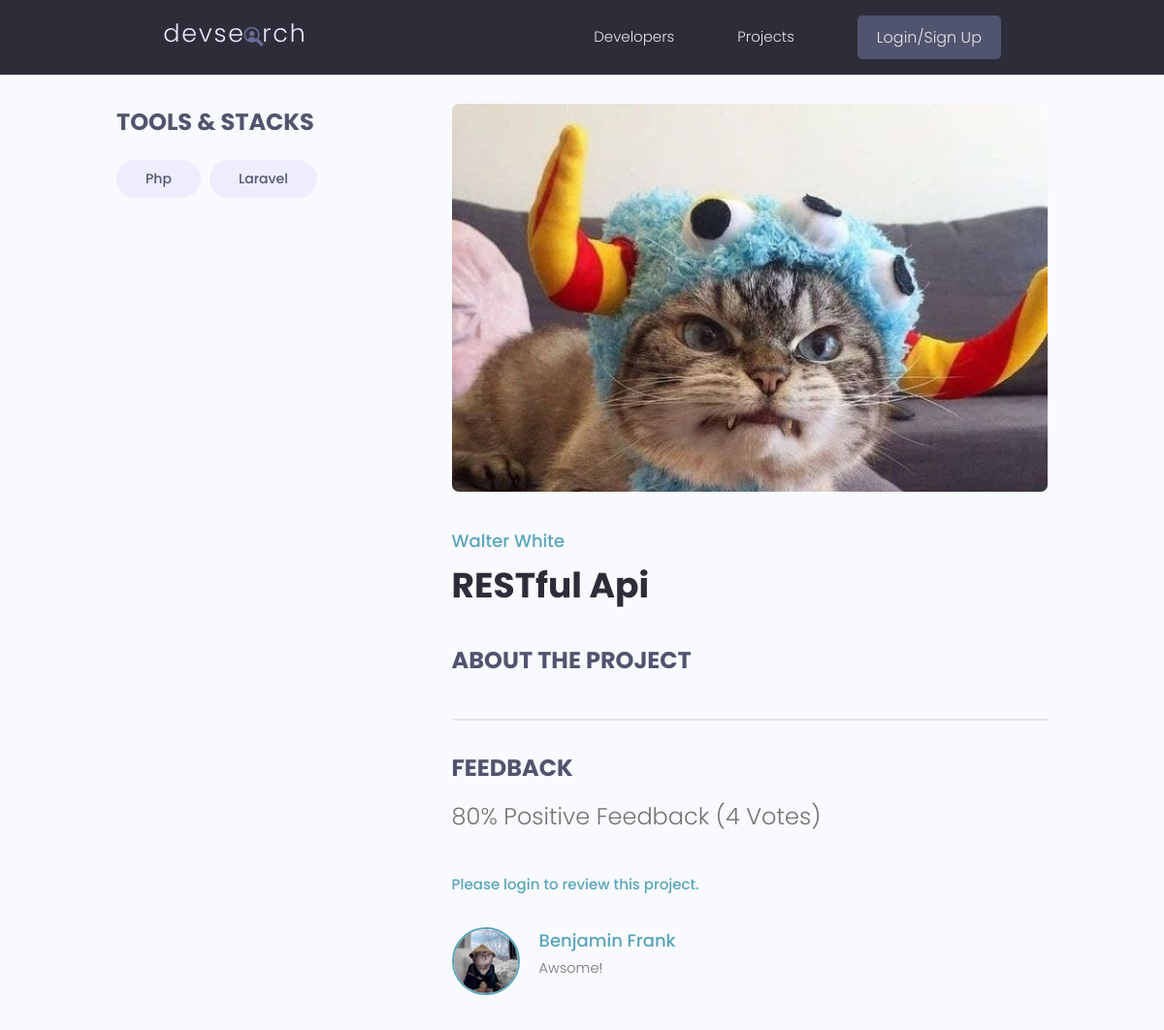
The app's page /projects/project/5d766824-4c90-425b-80b8-2d6dec9fea94 with its own data.
### projects/models.py (models this page shows, shortened)
class Tag(models.Model):
    name = models.CharField(max_length=200)
    created = models.DateTimeField(auto_now_add=True)
    id = models.UUIDField(default=uuid.uuid4, unique=True, primary_key=True, editable=False)
    def __str__(self):
        return self.name

class Project(models.Model):
    owner = models.ForeignKey(Profile, null=True, blank=True, on_delete=models.SET_NULL)
    title = models.CharField(max_length=200)
    description = models.TextField(null=True, blank=True)
    featured_image = models.ImageField(null=True, blank=True, default='default.jpg')
    demo_link = models.CharField(max_length=400, null=True, blank=True)
    source_link = models.CharField(max_length=400, null=True, blank=True)
    tags = models.ManyToManyField('Tag', blank=True)
    vote_total = models.IntegerField(default=0, null=True, blank=True)
    vote_ratio = models.IntegerField(default=0, null=True, blank=True)
    created = models.DateTimeField(auto_now_add=True)
    id = models.UUIDField(default=uuid.uuid4, unique=True, primary_key=True, editable=False)
    @property
    def reviewers(self):
        queryset = self.review_set.all().values_list('owner__id', flat=True)
        return queryset
    class Meta:
        ordering = ['-vote_ratio', '-vote_total', 'title']

class Review(models.Model):
    VOTE_TYPE = (
        ('up', 'Up Vote'),
        ('down', 'Down Vote'),
    )
    owner = models.ForeignKey(Profile, on_delete=models.CASCADE, null=True)
    project = models.ForeignKey(Project, on_delete=models.CASCADE)
    body = models.TextField(null=True, blank=True)
    value = models.CharField(max_length=200, choices=VOTE_TYPE)
    created = models.DateTimeField(auto_now_add=True)
    id = models.UUIDField(default=uuid.uuid4, unique=True, primary_key=True, editable=False)
    class Meta:
        unique_together = [['owner', 'project']]

### users/models.py (models this page shows, shortened)
class Profile(models.Model):
    user = models.OneToOneField(User, on_delete=models.CASCADE, null=True, blank=True)
    name = models.CharField(max_length=100, blank=True, null=True)
    username = models.CharField(max_length=100, blank=True, null=True)
    location = models.CharField(max_length=100, blank=True, null=True)
    email = models.EmailField(max_length=100, blank=True, null=True)
    short_intro = models.CharField(max_length=150, blank=True, null=True)
    bio = models.TextField(blank=True, null=True)
    profile_image = models.ImageField(null=True, blank=True,
                                      upload_to='profiles/', default='profiles/default-profile.jpg')
    social_github = models.CharField(max_length=150, blank=True, null=True)
    social_twitter = models.CharField(max_length=150, blank=True, null=True)
    social_linkedin = models.CharField(max_length=150, blank=True, null=True)
    social_youtube = models.CharField(max_length=150, blank=True, null=True)
    social_website = models.CharField(max_length=150, blank=True, null=True)
    created = models.DateTimeField(auto_now_add=True)
    id = models.UUIDField(default=uuid.uuid4, unique=True, primary_key=True, editable=False)

### projects/views.py (the view, shortened to what this page needs)
# urls.py: path('project/<str:pk>', views.project, name="project"),
def project(request, pk):
    projectObj = Project.objects.get(id=pk)
    form = ReviewForm()\
    content = {'project': projectObj, 'form': form}
    return render(request, 'projects/project.html', content)

### projects/templates/projects/project.html (shortened to what this page needs)
{% extends 'main.html' %}
{% block content %}
<main class="singleProject my-md">
    <div class="container">
      <div class="layout">
        <div class="column column--1of3">
          <h3 class="singleProject__subtitle">Tools & Stacks</h3>
          <div class="singleProject__toolStack">
            {% for tag in project.tags.all %}
                <span class="tag tag--pill tag--sub tag--lg">
                  <small>{{ tag }}</small>
                </span>
            {% endfor %}
          </div>
        </div>
        <div class="column column--2of3">
          <img class="singleProject__preview" src="{{ project.featured_image.url }}" alt="portfolio thumbnail" />
          <a href="{% url 'profile' project.owner.id %}" class="singleProject__developer">{{ project.owner.name }}</a>
          <h2 class="singleProject__title">{{ project.title }}</h2>
          <h3 class="singleProject__subtitle">About the Project</h3>
          <div class="comments">
            <h3 class="singleProject__subtitle">Feedback</h3>
            <h5 class="project--rating">
                {{ project.vote_ratio }}% Positive Feedback ({{ project.vote_total }} Vote{{ project.vote_total|pluralize:"s" }})
            </h5>
            {% if request.user.profile.id in project.reviewers %}
                <p>You have already submitted your review for this project...</p>
                {% elif request.user.profile == project.owner %}
                    <p>You can not review your own project...</p>
                    {% else %}
                    <a href="{% url 'login'  %}?next={{ request.path }}">Please login to review this project.</a>
            {% endif %}
            <div class="commentList">
              {% for review in project.review_set.all %}
                  {% if review.body %}
                    <div class="comment">
                        <a href="{% url 'profile' review.owner.id %}">
                          <img class="avatar avatar--md"
                            src="{{ review.owner.profile_image.url }}" alt="user" />
                        </a>
                        <div class="comment__details">
                          <a href="{% url 'profile' review.owner.id %}" class="comment__author">{{ review.owner.name }}</a>
                          <p class="comment__info">
                            {{ review.body|linebreaksbr }}
                          </p>
                        </div>
                    </div>
                  {% endif %}
              {% endfor %}
            </div>
          </div>
        </div>
      </div>
    </div>
  </main>
{% endblock %}

### static/styles/app.css (style rules this page uses)
:root { --color-sub: #2d2d39; }
img { width: 100%; }
.singleProject .column--1of3 { order: 2; }
@media screen and (min-width: 1081px) { .singleProject .column--1of3 { order: 1; } }
@media screen and (min-width: 1081px) { .singleProject .column--2of3 { order: 2; } }
.singleProject__toolStack { margin-top: 2rem; margin-bottom: 4rem; }
.singleProject__preview { height: 50vh; object-fit: cover; object-position: top center; margin-bottom: 3rem; border-radius: 0.7rem; }
.singleProject__developer { font-size: 1.8rem; font-weight: 500; }
.singleProject__title { font-size: 3.6rem; font-weight: 700; color: var(--color-sub); margin-bottom: 3rem; }
.project--rating { margin-bottom: 1.6em; margin-top: .5em; }
.singleProject__subtitle { text-transform: uppercase; font-size: 2.4rem; font-weight: 700; color: var(--color-sub-light); margin-bottom: 1rem; }
.comments { margin-top: 4rem; padding-top: 3rem; border-top: 2px solid var(--color-light); }
.commentList { margin: 3rem 0; }
.comment { display: flex; gap: 2rem; }
.comment__author { font-size: 1.8rem; }
.comment__info { font-size: 1.45rem; }

### static/uikit/styles/modules/_variables.css (style rules this page uses)
:root { --color-main: #5aa5b9; --color-main-light: #e6faff; --color-sub: #3f4156; --color-sub-light: #51546e; --color-sub-lighter: #ededfd; --color-text: #737373; --color-gray: #8b8b8b; --color-light: #e5e7eb; --color-light-gray: #767676; --color-bg: #f8fafd; --color-white: #fffefd; --color-white-light: #f3f3f3; --color-success: #359e64; --color-success-bg: #def8e8; --color-error: #fc4b0b; --color-error-bg: #fff2ee; --font-base: 'Poppins', arial, helvetica, 'Segoe UI', roboto, ubuntu, sans-serif; --font-monospace: 'Fira Code', 'Courier New', courier, monospace; --font-regular: 300; --font-medium: 500; --font-bold: 700; --generic-shadow: 1px 1px 5px #00000010; --generic-transition: all 0.3s ease-in-out; }

### static/uikit/styles/modules/_base.css (style rules this page uses)
* { margin: 0; padding: 0; box-sizing: border-box; text-rendering: optimizeLegibility; color: inherit; font-size: inherit; }
html { font-size: 50%; }
@media only screen and (min-width: 480px) { html { font-size: 56.25%; } }
@media only screen and (min-width: 1200px) { html { font-size: 62.5%; } }
body { line-height: 1.6; font-weight: 400; font-size: 1.5rem; color: var(--color-text); background-color: var(--color-bg); min-height: 100vh; }

### static/uikit/styles/modules/_typography.css (style rules this page uses)
* { font-family: var(--font-base); }
h2 { font-size: 3.6rem; font-weight: var(--font-bold); }
h3 { font-size: 3.2rem; font-weight: var(--font-medium); }
h5 { font-size: 2.4rem; font-weight: var(--font-medium); }
h5, h6 { font-weight: var(--font-regular); }
p, span, strong { font-size: 1.6rem; color: var(--color-text); font-weight: var(--font-regular); }
a { padding-bottom: 2px; text-decoration: none; display: inline-block; color: var(--color-main); font-weight: var(--font-medium); }

### static/uikit/styles/modules/_utilities.css (style rules this page uses)
.container { width: 92%; max-width: 165rem; margin: 0 auto; box-sizing: border-box; }
@media screen and (min-width: 1000px) { .container { width: 90%; } }
@media screen and (min-width: 1200px) { .container { width: 80%; } }
.my-md { margin: 3rem auto; }

### static/uikit/styles/modules/_avatar.css (style rules this page uses)
.avatar { border-radius: 50%; border: 2px solid var(--color-main); object-fit: cover; }
.avatar--md { height: 7rem; width: 7rem; }

### static/uikit/styles/modules/_tag.css (style rules this page uses)
.tag { display: inline-flex; align-items: center; background-color: var(--color-sub); height: -webkit-fit-content; height: -moz-fit-content; height: fit-content; width: -webkit-fit-content; width: -moz-fit-content; width: fit-content; border-radius: 0.5rem; padding: 0.5rem 1.5rem; font-size: 1.2rem; cursor: pointer; }
.tag:not(:last-child) { margin-right: 0.25rem; margin-bottom: 0.75rem; }
.tag > small { color: var(--color-white); }
.tag--pill { border-radius: 5rem; }
.tag--sub, .tag--sub > small { background: var(--color-sub-lighter); color: var(--color-sub-light); font-weight: 500; }
.tag--lg { padding: 0.8rem 3rem; font-size: 1.4rem; }
.tag--lg:not(:last-child) { margin-right: 0.5rem; margin-bottom: 1rem; }

### static/uikit/styles/modules/_layout.css (style rules this page uses)
.layout { display: flex; flex-flow: row wrap; justify-content: space-between; }
.layout > .column { margin-bottom: 3rem; }
.layout > .column.column--1of3 { flex-basis: 30%; }
.layout > .column.column--2of3 { flex-basis: 64%; }

### records on screen
Tag: name "Php"
Tag: name "Laravel"
Project: featured_image (picture), owner.name "Walter White", title "RESTful Api", vote_ratio "80", vote_total "4"
Review: owner.profile_image (picture), owner.name "Benjamin Frank", body "Awsome!"
